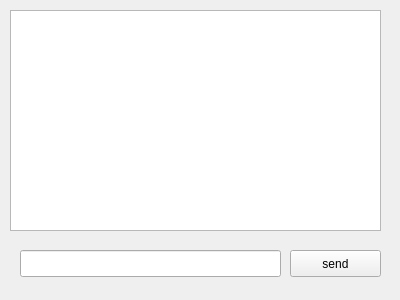
<?xml version="1.0" encoding="UTF-8"?>
<ui version="4.0">
 <class>Widget</class>
 <widget class="QWidget" name="Widget">
  <property name="geometry">
   <rect>
    <x>0</x>
    <y>0</y>
    <width>400</width>
    <height>300</height>
   </rect>
  </property>
  <property name="windowTitle">
   <string>Widget</string>
  </property>
  <widget class="QTextEdit" name="show">
   <property name="geometry">
    <rect>
     <x>10</x>
     <y>10</y>
     <width>371</width>
     <height>221</height>
    </rect>
   </property>
  </widget>
  <widget class="QLineEdit" name="msg">
   <property name="geometry">
    <rect>
     <x>20</x>
     <y>250</y>
     <width>261</width>
     <height>27</height>
    </rect>
   </property>
  </widget>
  <widget class="QPushButton" name="send">
   <property name="geometry">
    <rect>
     <x>290</x>
     <y>250</y>
     <width>91</width>
     <height>27</height>
    </rect>
   </property>
   <property name="text">
    <string>send</string>
   </property>
  </widget>
 </widget>
 <layoutdefault spacing="6" margin="11"/>
 <resources/>
 <connections/>
</ui>
